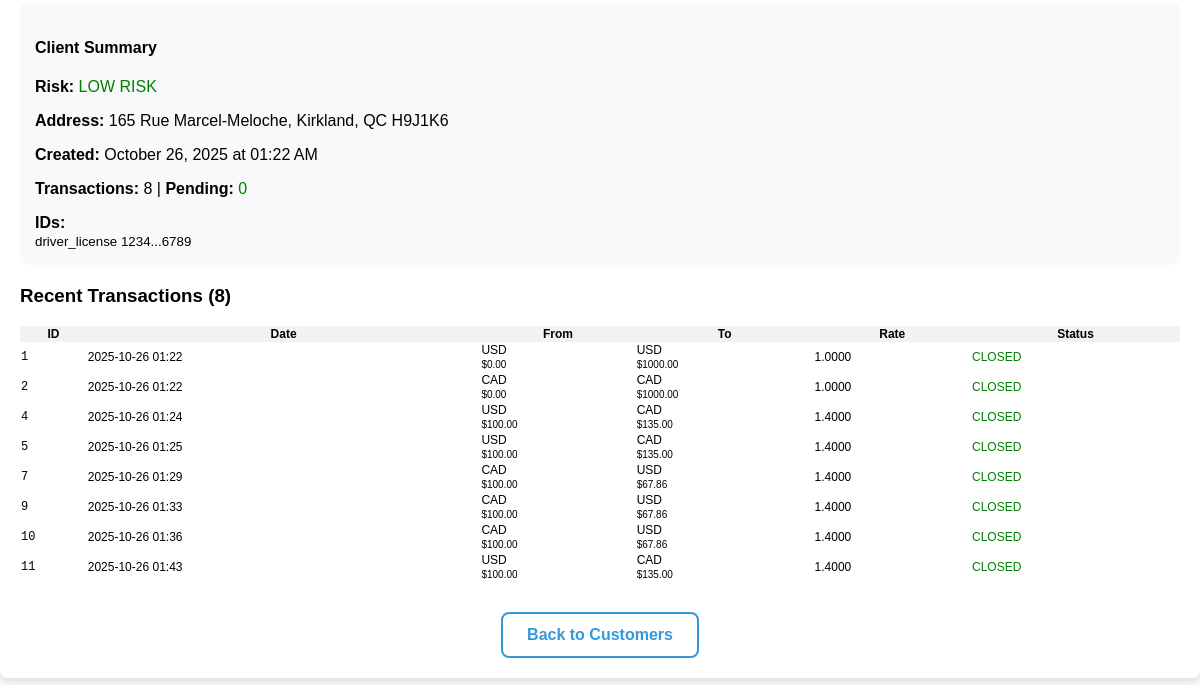
The page /edit_client/1 (signed in, lower part) on the database as committed earlier.
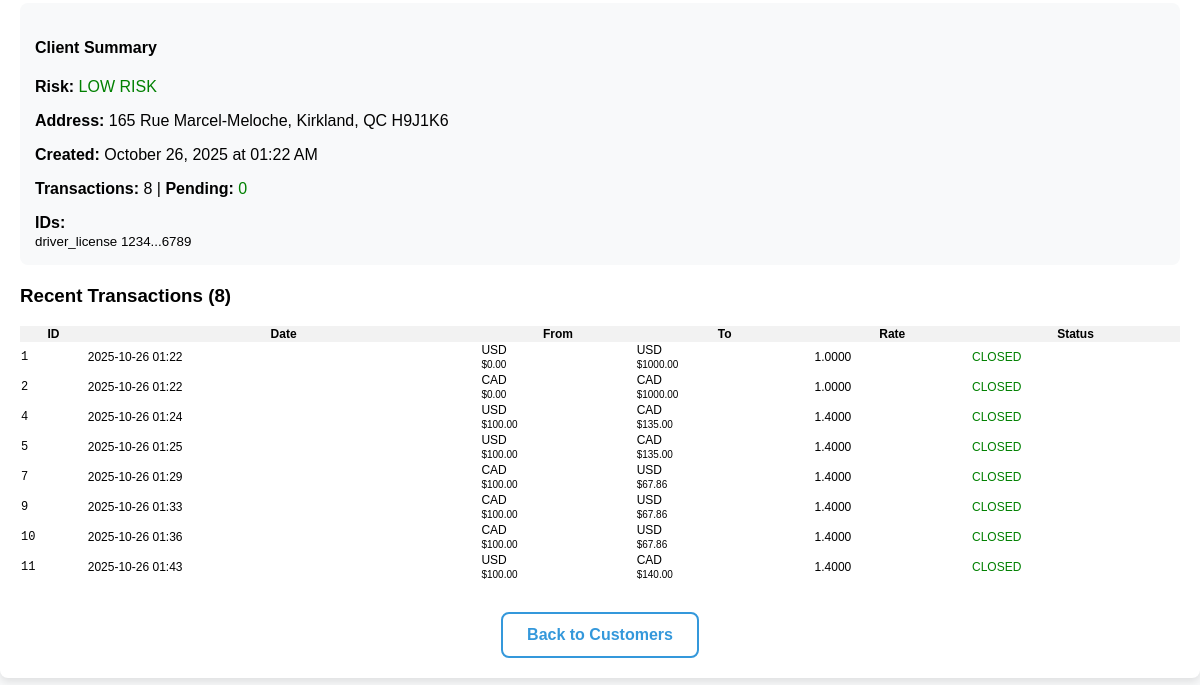
The same page on the database as committed later.
### app.py (models this page shows)
class Transaction(db.Model):
    id = db.Column(db.Integer, primary_key=True, autoincrement=True)  # AUTO
    tx_ref = db.Column(db.String(11), unique=True, nullable=False, index=True)  # DISPLAY ID
    date = db.Column(db.DateTime, default=datetime.utcnow)
    from_currency = db.Column(db.String(3), nullable=False)
    to_currency = db.Column(db.String(3), nullable=False)
    from_amount = db.Column(db.Float, nullable=False)
    to_amount = db.Column(db.Float, nullable=False)
    exchange_rate = db.Column(db.Float, nullable=False)
    notes = db.Column(db.Text, nullable=True)
    is_fintrac = db.Column(db.Boolean, default=False)
    client_id = db.Column(db.Integer, db.ForeignKey('client.id'), nullable=False)
    receipt_filename = db.Column(db.String(100))
    status = db.Column(db.String(10), default='closed')

### app.py (the view, shortened to what this page needs)
@app.route('/edit_client/<client_id>', methods=['GET', 'POST'])
def edit_client(client_id):
    if 'user_id' not in session: return redirect(url_for('login'))
    client = None if client_id == 'new' else Client.query.get_or_404(int(client_id))
    return render_template('edit_client.html', client=client)

### templates/edit_client.html (shortened to what this page needs)
{% extends "base.html" %}
{% block content %}
{% if client %}
<div style="background:#f8f9fa; padding:15px; border-radius:8px; margin-bottom:20px;">
    <h4>Client Summary</h4>
    <p><strong>Risk:</strong>
        {% if client.risk_level == 'low risk' %}<span style="color:green;">LOW RISK</span>
        {% elif client.risk_level == 'medium risk' %}<span style="color:orange;">MEDIUM RISK</span>
        {% elif client.risk_level == 'high risk' %}<span style="color:red;">HIGH RISK</span>
        {% else %}<span style="color:red; font-weight:bold;">ON HOLD</span>{% endif %}
    </p>
    <p><strong>Address:</strong> {{ client.apartment or '' }} {{ client.civic_number }} {{ client.street }}, {{ client.city }}, {{ client.province }} {{ client.postal_code }}</p>
    <p><strong>Created:</strong> {{ client.created_at.strftime('%B %d, %Y at %I:%M %p') }}</p>
    {% set transactions_list = client.transactions %}
    <p><strong>Transactions:</strong> {{ transactions_list|length }} |
       <strong>Pending:</strong>
       {% set pending_tx = transactions_list|selectattr('status', 'equalto', 'pending')|list %}
       {% if pending_tx|length > 0 %}
           <span style="color:red; font-weight:bold;">{{ pending_tx|length }}</span>
       {% else %}
           <span style="color:green;">0</span>
       {% endif %}
    </p>
    {% if client.id1_number or client.id2_number or client.id3_number %}
    <div style="margin-top:15px;">
        <strong>IDs:</strong><br>
        {% if client.id1_number %}
            <small>
                {{ client.id1_type or 'ID' }} {{ client.id1_number[:4] }}...{{ client.id1_number[-4:] }}
            </small><br>
        {% endif %}
    </div>
    {% endif %}
</div>
<h3>Recent Transactions ({{ transactions_list|length }})</h3>
<table style="width:100%; border-collapse:collapse; font-size:12px; margin-top:10px;">
    <tr style="background:#f2f2f2;">
        <th>ID</th><th>Date</th><th>From</th><th>To</th><th>Rate</th><th>Status</th>
    </tr>
    {% for tx in transactions_list[-10:] %}
    <tr>
        <td style="font-family:monospace;">{{ tx.id }}</td>
        <td>{{ tx.date.strftime('%Y-%m-%d %H:%M') }}</td>
        <td>{{ tx.from_currency }}<br><small>${{ "%.2f"|format(tx.from_amount) }}</small></td>
        <td>{{ tx.to_currency }}<br><small>${{ "%.2f"|format(tx.to_amount) }}</small></td>
        <td>{{ "%.4f"|format(tx.exchange_rate) }}</td>
        <td>
            {% if tx.status == 'pending' %}
                <span style="color:red; font-weight:bold;">PENDING</span>
            {% else %}
                <span style="color:green;">CLOSED</span>
            {% endif %}
        </td>
    </tr>
    {% else %}
    <tr><td colspan="6" style="text-align:center; color:#999; padding:20px;">No transactions yet</td></tr>
    {% endfor %}
</table>
{% endif %}
<div style="text-align:center; margin-top:30px;">
    <a href="{{ url_for('customers') }}"
       style="font-size:16px; color:#3498db; font-weight:bold; text-decoration:none; padding:12px 24px; border:2px solid #3498db; border-radius:8px; display:inline-block;">
       Back to Customers
    </a>
</div>
{% endblock %}

Rows that differ between the two databases and show on the page:
changed Transaction id 11: to_amount "135.00" → "140.00"
